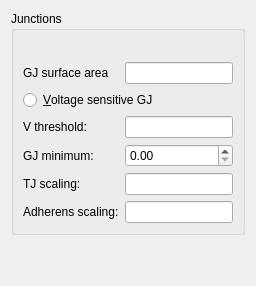
      <widget class="QWidget" name="sim_conf_stack_page_Junctions">
       <layout class="QGridLayout" name="gridLayout_14">
        <item row="0" column="0">
         <widget class="QGroupBox" name="groupBox_Junctions">
          <property name="title">
           <string>Junctions</string>
          </property>
          <layout class="QFormLayout" name="formLayout_6">
           <item row="4" column="0" colspan="2">
            <widget class="QRadioButton" name="rb_vsGJ">
             <property name="text">
              <string>&amp;Voltage sensitive GJ</string>
             </property>
            </widget>
           </item>
           <item row="6" column="0">
            <widget class="QLabel" name="label_25">
             <property name="sizePolicy">
              <sizepolicy hsizetype="Preferred" vsizetype="Preferred">
               <horstretch>1</horstretch>
               <verstretch>1</verstretch>
              </sizepolicy>
             </property>
             <property name="text">
              <string>V threshold:  </string>
             </property>
            </widget>
           </item>
           <item row="8" column="0">
            <widget class="QLabel" name="label_26">
             <property name="sizePolicy">
              <sizepolicy hsizetype="Preferred" vsizetype="Preferred">
               <horstretch>1</horstretch>
               <verstretch>1</verstretch>
              </sizepolicy>
             </property>
             <property name="text">
              <string>GJ minimum:</string>
             </property>
            </widget>
           </item>
           <item row="10" column="0">
            <widget class="QLabel" name="label_27">
             <property name="sizePolicy">
              <sizepolicy hsizetype="Preferred" vsizetype="Preferred">
               <horstretch>1</horstretch>
               <verstretch>1</verstretch>
              </sizepolicy>
             </property>
             <property name="text">
              <string>TJ scaling:</string>
             </property>
            </widget>
           </item>
           <item row="12" column="0">
            <widget class="QLabel" name="label_28">
             <property name="sizePolicy">
              <sizepolicy hsizetype="Preferred" vsizetype="Preferred">
               <horstretch>1</horstretch>
               <verstretch>1</verstretch>
              </sizepolicy>
             </property>
             <property name="text">
              <string>Adherens scaling:</string>
             </property>
            </widget>
           </item>
           <item row="1" column="0">
            <widget class="QLabel" name="label_22">
             <property name="text">
              <string>GJ surface area</string>
             </property>
            </widget>
           </item>
           <item row="1" column="1">
            <widget class="QLineEdit" name="lineEdit_GJsa"/>
           </item>
           <item row="6" column="1">
            <widget class="QLineEdit" name="lineEdit_VthreshGJ">
             <property name="sizePolicy">
              <sizepolicy hsizetype="Expanding" vsizetype="Fixed">
               <horstretch>1</horstretch>
               <verstretch>1</verstretch>
              </sizepolicy>
             </property>
            </widget>
           </item>
           <item row="8" column="1">
            <widget class="QDoubleSpinBox" name="dsb_GJmin">
             <property name="sizePolicy">
              <sizepolicy hsizetype="Minimum" vsizetype="Fixed">
               <horstretch>1</horstretch>
               <verstretch>1</verstretch>
              </sizepolicy>
             </property>
            </widget>
           </item>
           <item row="10" column="1">
            <widget class="QLineEdit" name="lineEdit_TJscale">
             <property name="sizePolicy">
              <sizepolicy hsizetype="Expanding" vsizetype="Fixed">
               <horstretch>1</horstretch>
               <verstretch>1</verstretch>
              </sizepolicy>
             </property>
            </widget>
           </item>
           <item row="12" column="1">
            <widget class="QLineEdit" name="lineEdit_adherens">
             <property name="sizePolicy">
              <sizepolicy hsizetype="Expanding" vsizetype="Fixed">
               <horstretch>1</horstretch>
               <verstretch>1</verstretch>
              </sizepolicy>
             </property>
            </widget>
           </item>
           <item row="0" column="0">
            <spacer name="verticalSpacer_15">
             <property name="orientation">
              <enum>Qt::Vertical</enum>
             </property>
             <property name="sizeType">
              <enum>QSizePolicy::Fixed</enum>
             </property>
             <property name="sizeHint" stdset="0">
              <size>
               <width>20</width>
               <height>16</height>
              </size>
             </property>
            </spacer>
           </item>
          </layout>
         </widget>
        </item>
        <item row="1" column="0">
         <spacer name="verticalSpacer_14">
          <property name="orientation">
           <enum>Qt::Vertical</enum>
          </property>
          <property name="sizeHint" stdset="0">
           <size>
            <width>20</width>
            <height>40</height>
           </size>
          </property>
         </spacer>
        </item>
       </layout>
      </widget>
